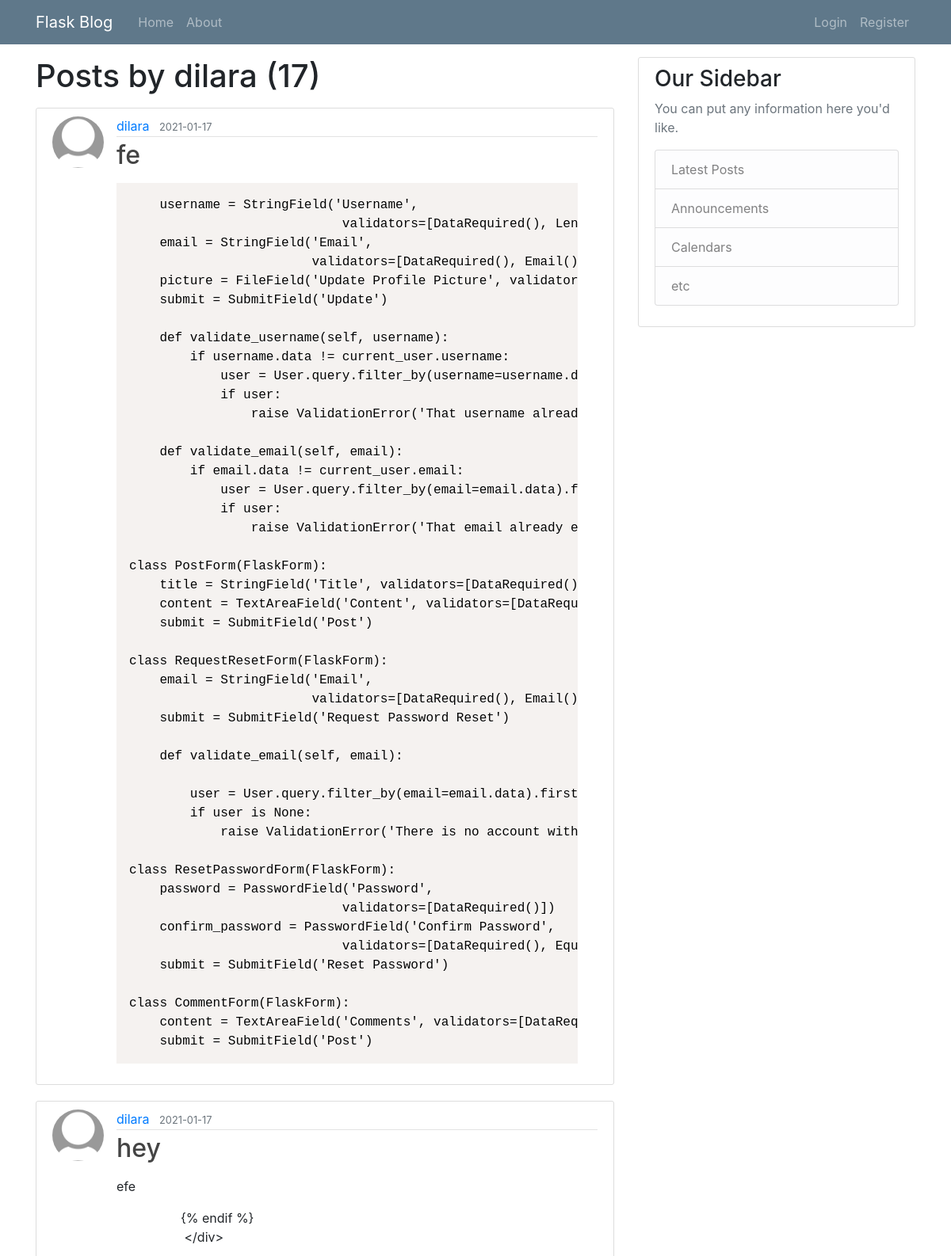
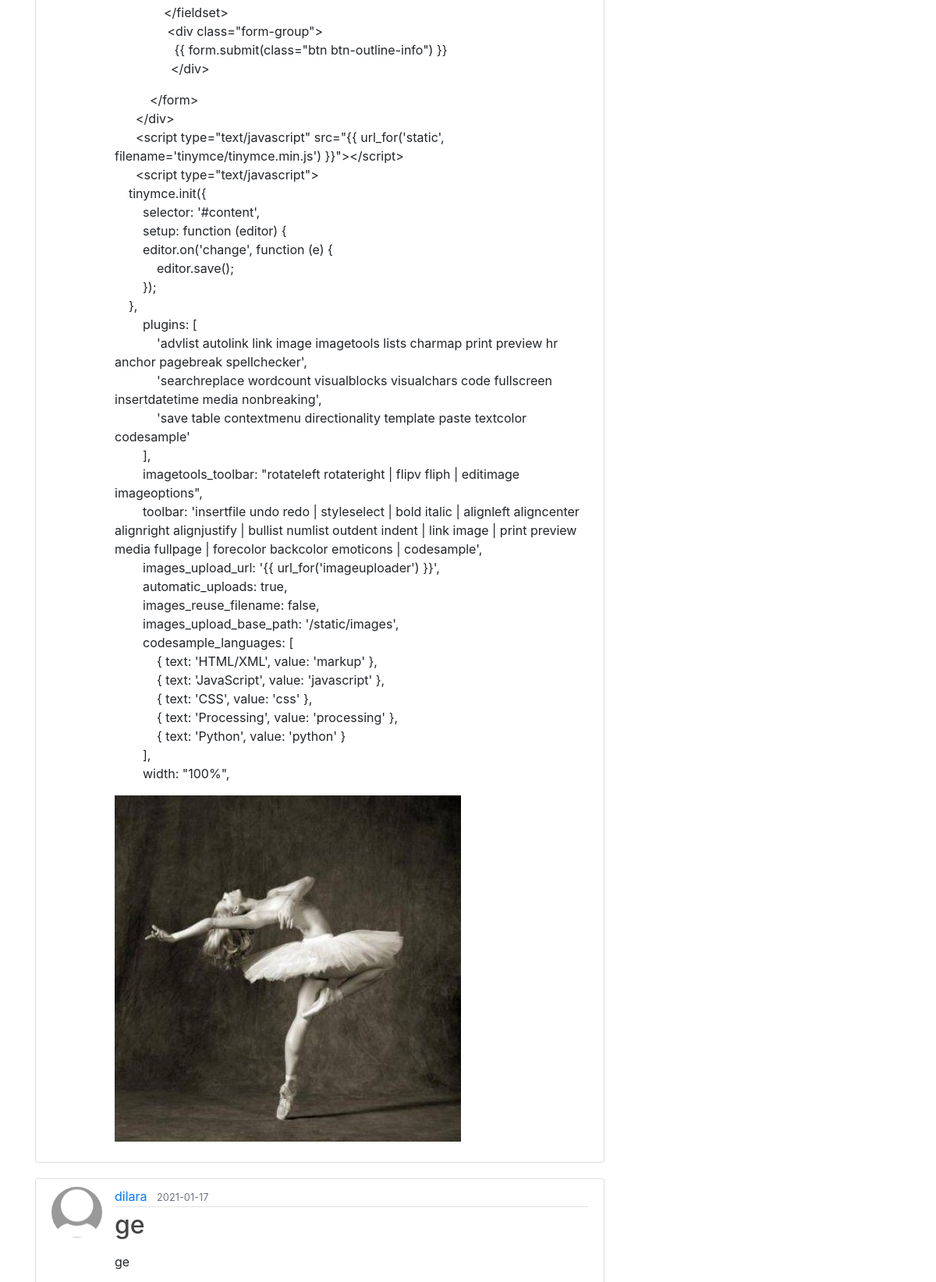
The app's page /user/dilara (upper part) with its own data (2 pictures, top to bottom).
### Blog/models.py (models this page shows, shortened)
class User(db.Model, UserMixin):
    id = db.Column(db.Integer, primary_key=True)
    username = db.Column(db.String(20), unique=True, nullable=False)
    email = db.Column(db.String(120), unique=True, nullable=False)
    image_file = db.Column(db.String(20), nullable=False, default='default.jpg')
    password = db.Column(db.String(60), nullable=False)
    posts = db.relationship('Post', backref='author', lazy=True)
    comments = db.relationship('Comment', backref="author",lazy=True)

class Post(db.Model):
    id = db.Column(db.Integer, primary_key=True)
    title = db.Column(db.String(100), nullable=False)
    date_posted = db.Column(db.DateTime, nullable=False, default=datetime.utcnow)
    content = db.Column(db.Text, nullable=False)
    user_id = db.Column(db.Integer, db.ForeignKey('user.id'), nullable=False)
    comments = db.relationship('Comment', backref='entry', lazy=True)

### Blog/routes.py (the view)
@app.route("/user/<string:username>")
def user_posts(username):
    page = request.args.get('page', 1, type=int)
    user = User.query.filter_by(username=username).first_or_404()
    posts = Post.query.filter_by(author=user).order_by(Post.date_posted.desc()).paginate(page=page, per_page=5)
    return render_template('user_posts.html', posts=posts, user=user)

### Blog/templates/user_posts.html (shortened to what this page needs)
{% extends "base.html" %}
{% block content %}
    <h1 class="mb-3">Posts by {{ user.username }} ({{ posts.total }})</h1>
    {% for post in posts.items %}
    <article class="media content-section">
      <img class="rounded-circle article-img" src="{{url_for('static', filename='images/' + post.author.image_file) }}" alt="">
      <div class="media-body">
        <div class="article-metadata">
          <a class="mr-2" href="{{url_for('user_posts', username=post.author.username)}}">{{ post.author.username }}</a>
          <small class="text-muted">{{ post.date_posted.strftime('%Y-%m-%d') }}</small>
        </div>
        <h2><a class="article-title" href="{{url_for('post', post_id=post.id)}}">{{ post.title }}</a></h2>
        <p class="article-content">{{ post.content|safe }}</p>
      </div>
    </article>
    {% endfor %}
{% endblock content %}

### Blog/static/main.css (style rules this page uses)
body { background: #fafafa; color: #333333; margin-top: 5rem; }
h1, h2, h3, h4, h5, h6 { color: #444444; }
.content-section { background: #ffffff; padding: 10px 20px; border: 1px solid #dddddd; border-radius: 3px; margin-bottom: 20px; }
.article-title { color: #444444; }
.article-content { white-space: pre-line; }
.article-img { height: 65px; width: 65px; margin-right: 16px; }
.article-metadata { padding-bottom: 1px; margin-bottom: 4px; border-bottom: 1px solid #e3e3e3 }

### Blog/static/prism.css (style rules this page uses)
code[class*="language-"], pre[class*="language-"] { color: black; background: none; text-shadow: 0 1px white; font-family: Consolas, Monaco, 'Andale Mono', 'Ubuntu Mono', monospace; font-size: 1em; text-align: left; white-space: pre; word-spacing: normal; word-break: normal; word-wrap: normal; line-height: 1.5; -moz-tab-size: 4; -o-tab-size: 4; tab-size: 4; -webkit-hyphens: none; -moz-hyphens: none; -ms-hyphens: none; hyphens: none; }
pre[class*="language-"] { padding: 1em; margin: .5em 0; overflow: auto; }
:not(pre) > code[class*="language-"], pre[class*="language-"] { background: #f5f2f0; }
.language-python { width:582px; }

### records on screen
User: username "dilara"
Post: image_file (placeholder picture), author.username "dilara", date_posted "2021-01-17", title "fe"
Post: image_file (placeholder picture), author.username "dilara", date_posted "2021-01-17", title "hey", content "efe {% endif %} </div> </fieldset> <div class=\"form-group\"> {{ form.submit(class=\"btn btn-outline-info\") }} </div> </form> </div> <script type=\"text/javascript\" src=\"{{ url_for('static', filename='tinymce/tinymce.min.js') }}\"></script> <script type=\"text/javascript\"> tinymce.init({ selector: '#content', setup: function (editor) { editor.on('change', function (e) { editor.save(); }); }, plugins: [ 'advlist autolink link image imagetools lists charmap print preview hr anchor pagebreak spellchecker', 'searchreplace wordcount visualblocks visualchars code fullscreen insertdatetime media nonbreaking', 'save table contextmenu directionality template paste textcolor codesample' ],…", content (picture)
Post: image_file (placeholder picture), author.username "dilara", date_posted "2021-01-17", title "ge", content "ge"

### other values on screen
{{ posts.total }} "17"
